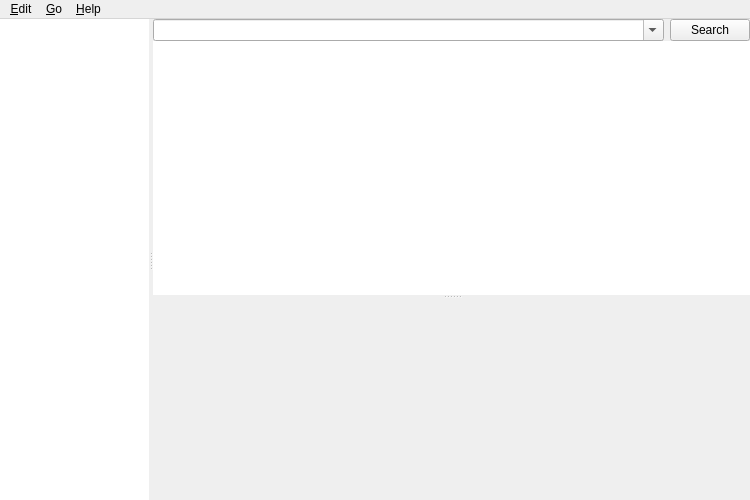
<?xml version="1.0" encoding="UTF-8"?>
<ui version="4.0">
 <class>Dialog</class>
 <widget class="QMainWindow" name="Dialog">
  <property name="geometry">
   <rect>
    <x>0</x>
    <y>0</y>
    <width>750</width>
    <height>500</height>
   </rect>
  </property>
  <property name="minimumSize">
   <size>
    <width>750</width>
    <height>500</height>
   </size>
  </property>
  <property name="windowTitle">
   <string>Browser</string>
  </property>
  <property name="windowIcon">
   <iconset resource="icons.qrc">
    <normaloff>:/icons/find.png</normaloff>:/icons/find.png</iconset>
  </property>
  <widget class="QWidget" name="centralwidget">
   <layout class="QVBoxLayout" name="verticalLayout_3">
    <property name="spacing">
     <number>0</number>
    </property>
    <property name="margin">
     <number>0</number>
    </property>
    <item>
     <widget class="QSplitter" name="splitter_2">
      <property name="orientation">
       <enum>Qt::Horizontal</enum>
      </property>
      <widget class="QTreeWidget" name="tree">
       <property name="sizePolicy">
        <sizepolicy hsizetype="Expanding" vsizetype="Expanding">
         <horstretch>1</horstretch>
         <verstretch>0</verstretch>
        </sizepolicy>
       </property>
       <property name="frameShape">
        <enum>QFrame::NoFrame</enum>
       </property>
       <attribute name="headerVisible">
        <bool>false</bool>
       </attribute>
       <column>
        <property name="text">
         <string notr="true">1</string>
        </property>
       </column>
      </widget>
      <widget class="QSplitter" name="splitter">
       <property name="sizePolicy">
        <sizepolicy hsizetype="Preferred" vsizetype="Expanding">
         <horstretch>4</horstretch>
         <verstretch>0</verstretch>
        </sizepolicy>
       </property>
       <property name="orientation">
        <enum>Qt::Vertical</enum>
       </property>
       <widget class="QWidget" name="widget" native="true">
        <property name="sizePolicy">
         <sizepolicy hsizetype="Expanding" vsizetype="Preferred">
          <horstretch>3</horstretch>
          <verstretch>1</verstretch>
         </sizepolicy>
        </property>
        <layout class="QVBoxLayout" name="verticalLayout_2">
         <property name="spacing">
          <number>0</number>
         </property>
         <property name="margin">
          <number>0</number>
         </property>
         <item>
          <layout class="QGridLayout" name="gridLayout">
           <property name="horizontalSpacing">
            <number>6</number>
           </property>
           <property name="verticalSpacing">
            <number>0</number>
           </property>
           <property name="leftMargin">
            <number>0</number>
           </property>
           <property name="topMargin">
            <number>0</number>
           </property>
           <property name="rightMargin">
            <number>0</number>
           </property>
           <item row="0" column="1">
            <widget class="QPushButton" name="searchButton">
             <property name="text">
              <string>Search</string>
             </property>
            </widget>
           </item>
           <item row="0" column="0">
            <widget class="QComboBox" name="searchEdit">
             <property name="sizePolicy">
              <sizepolicy hsizetype="Expanding" vsizetype="Fixed">
               <horstretch>9</horstretch>
               <verstretch>0</verstretch>
              </sizepolicy>
             </property>
             <property name="editable">
              <bool>true</bool>
             </property>
             <property name="insertPolicy">
              <enum>QComboBox::NoInsert</enum>
             </property>
            </widget>
           </item>
          </layout>
         </item>
         <item>
          <widget class="QTableView" name="tableView">
           <property name="sizePolicy">
            <sizepolicy hsizetype="Expanding" vsizetype="Expanding">
             <horstretch>9</horstretch>
             <verstretch>1</verstretch>
            </sizepolicy>
           </property>
           <property name="minimumSize">
            <size>
             <width>0</width>
             <height>150</height>
            </size>
           </property>
           <property name="contextMenuPolicy">
            <enum>Qt::ActionsContextMenu</enum>
           </property>
           <property name="frameShape">
            <enum>QFrame::NoFrame</enum>
           </property>
           <property name="frameShadow">
            <enum>QFrame::Plain</enum>
           </property>
           <property name="horizontalScrollBarPolicy">
            <enum>Qt::ScrollBarAsNeeded</enum>
           </property>
           <property name="editTriggers">
            <set>QAbstractItemView::NoEditTriggers</set>
           </property>
           <property name="tabKeyNavigation">
            <bool>false</bool>
           </property>
           <property name="alternatingRowColors">
            <bool>true</bool>
           </property>
           <property name="selectionBehavior">
            <enum>QAbstractItemView::SelectRows</enum>
           </property>
           <attribute name="horizontalHeaderCascadingSectionResizes">
            <bool>true</bool>
           </attribute>
           <attribute name="horizontalHeaderHighlightSections">
            <bool>false</bool>
           </attribute>
           <attribute name="horizontalHeaderMinimumSectionSize">
            <number>20</number>
           </attribute>
           <attribute name="horizontalHeaderShowSortIndicator" stdset="0">
            <bool>true</bool>
           </attribute>
          </widget>
         </item>
        </layout>
       </widget>
       <widget class="QWidget" name="verticalLayoutWidget">
        <layout class="QVBoxLayout" name="verticalLayout" stretch="0">
         <property name="spacing">
          <number>0</number>
         </property>
         <property name="leftMargin">
          <number>0</number>
         </property>
         <property name="topMargin">
          <number>1</number>
         </property>
         <property name="rightMargin">
          <number>0</number>
         </property>
         <property name="bottomMargin">
          <number>0</number>
         </property>
         <item>
          <layout class="QHBoxLayout" name="horizontalLayout2">
           <property name="spacing">
            <number>0</number>
           </property>
           <item>
            <widget class="QWidget" name="fieldsArea" native="true">
             <property name="sizePolicy">
              <sizepolicy hsizetype="Preferred" vsizetype="Expanding">
               <horstretch>0</horstretch>
               <verstretch>1</verstretch>
              </sizepolicy>
             </property>
             <property name="minimumSize">
              <size>
               <width>50</width>
               <height>200</height>
              </size>
             </property>
            </widget>
           </item>
          </layout>
         </item>
        </layout>
       </widget>
      </widget>
     </widget>
    </item>
   </layout>
  </widget>
  <widget class="QMenuBar" name="menubar">
   <property name="geometry">
    <rect>
     <x>0</x>
     <y>0</y>
     <width>750</width>
     <height>22</height>
    </rect>
   </property>
   <widget class="QMenu" name="menuEdit">
    <property name="title">
     <string>&amp;Edit</string>
    </property>
    <addaction name="actionUndo"/>
    <addaction name="separator"/>
    <addaction name="actionReschedule"/>
    <addaction name="actionReposition"/>
    <addaction name="separator"/>
    <addaction name="actionChangeModel"/>
    <addaction name="separator"/>
    <addaction name="actionSelectAll"/>
    <addaction name="actionSelectNotes"/>
    <addaction name="actionInvertSelection"/>
    <addaction name="separator"/>
    <addaction name="actionFindDuplicates"/>
    <addaction name="actionFindReplace"/>
    <addaction name="separator"/>
    <addaction name="actionOptions"/>
   </widget>
   <widget class="QMenu" name="menuJump">
    <property name="title">
     <string>&amp;Go</string>
    </property>
    <addaction name="actionFind"/>
    <addaction name="actionTags"/>
    <addaction name="actionNote"/>
    <addaction name="actionCardList"/>
    <addaction name="separator"/>
    <addaction name="actionFirstCard"/>
    <addaction name="actionPreviousCard"/>
    <addaction name="actionNextCard"/>
    <addaction name="actionLastCard"/>
   </widget>
   <widget class="QMenu" name="menu_Help">
    <property name="title">
     <string>&amp;Help</string>
    </property>
    <addaction name="actionGuide"/>
   </widget>
   <addaction name="menuEdit"/>
   <addaction name="menuJump"/>
   <addaction name="menu_Help"/>
  </widget>
  <action name="actionReschedule">
   <property name="icon">
    <iconset resource="icons.qrc">
     <normaloff>:/icons/view-pim-calendar.png</normaloff>:/icons/view-pim-calendar.png</iconset>
   </property>
   <property name="text">
    <string>&amp;Reschedule...</string>
   </property>
  </action>
  <action name="actionSelectAll">
   <property name="text">
    <string>Select &amp;All</string>
   </property>
   <property name="shortcut">
    <string>Ctrl+A</string>
   </property>
  </action>
  <action name="actionUndo">
   <property name="icon">
    <iconset resource="icons.qrc">
     <normaloff>:/icons/edit-undo.png</normaloff>:/icons/edit-undo.png</iconset>
   </property>
   <property name="text">
    <string>&amp;Undo</string>
   </property>
   <property name="shortcut">
    <string>Ctrl+Z</string>
   </property>
  </action>
  <action name="actionInvertSelection">
   <property name="text">
    <string>&amp;Invert Selection</string>
   </property>
  </action>
  <action name="actionFind">
   <property name="icon">
    <iconset>
     <normaloff>:/icons/document-preview.png</normaloff>:/icons/document-preview.png</iconset>
   </property>
   <property name="text">
    <string>&amp;Find</string>
   </property>
   <property name="shortcut">
    <string>Ctrl+F</string>
   </property>
  </action>
  <action name="actionNote">
   <property name="icon">
    <iconset>
     <normaloff>:/icons/Anki_Fact.png</normaloff>:/icons/Anki_Fact.png</iconset>
   </property>
   <property name="text">
    <string>N&amp;ote</string>
   </property>
   <property name="shortcut">
    <string>Ctrl+Shift+F</string>
   </property>
  </action>
  <action name="actionNextCard">
   <property name="icon">
    <iconset resource="icons.qrc">
     <normaloff>:/icons/go-next.png</normaloff>:/icons/go-next.png</iconset>
   </property>
   <property name="text">
    <string>&amp;Next Card</string>
   </property>
   <property name="shortcut">
    <string>Ctrl+N</string>
   </property>
  </action>
  <action name="actionPreviousCard">
   <property name="icon">
    <iconset resource="icons.qrc">
     <normaloff>:/icons/go-previous.png</normaloff>:/icons/go-previous.png</iconset>
   </property>
   <property name="text">
    <string>&amp;Previous Card</string>
   </property>
   <property name="shortcut">
    <string>Ctrl+P</string>
   </property>
  </action>
  <action name="actionGuide">
   <property name="icon">
    <iconset resource="icons.qrc">
     <normaloff>:/icons/help.png</normaloff>:/icons/help.png</iconset>
   </property>
   <property name="text">
    <string>&amp;Guide</string>
   </property>
   <property name="shortcut">
    <string>F1</string>
   </property>
  </action>
  <action name="actionChangeModel">
   <property name="icon">
    <iconset resource="icons.qrc">
     <normaloff>:/icons/system-software-update.png</normaloff>:/icons/system-software-update.png</iconset>
   </property>
   <property name="text">
    <string>Change Note Type...</string>
   </property>
   <property name="shortcut">
    <string>Ctrl+Shift+M</string>
   </property>
  </action>
  <action name="actionSelectNotes">
   <property name="text">
    <string>Select &amp;Notes</string>
   </property>
   <property name="shortcut">
    <string>Ctrl+Shift+A</string>
   </property>
  </action>
  <action name="actionFindReplace">
   <property name="icon">
    <iconset resource="icons.qrc">
     <normaloff>:/icons/edit-find-replace.png</normaloff>:/icons/edit-find-replace.png</iconset>
   </property>
   <property name="text">
    <string>Find and Re&amp;place...</string>
   </property>
   <property name="shortcut">
    <string>Ctrl+Alt+F</string>
   </property>
  </action>
  <action name="actionCram">
   <property name="icon">
    <iconset resource="icons.qrc">
     <normaloff>:/icons/view-pim-calendar.png</normaloff>:/icons/view-pim-calendar.png</iconset>
   </property>
   <property name="text">
    <string>&amp;Cram...</string>
   </property>
  </action>
  <action name="actionOptions">
   <property name="text">
    <string>Browser Options...</string>
   </property>
  </action>
  <action name="actionTags">
   <property name="icon">
    <iconset resource="icons.qrc">
     <normaloff>:/icons/anki-tag.png</normaloff>:/icons/anki-tag.png</iconset>
   </property>
   <property name="text">
    <string>Fil&amp;ters</string>
   </property>
   <property name="shortcut">
    <string>Ctrl+Shift+T</string>
   </property>
  </action>
  <action name="actionCardList">
   <property name="icon">
    <iconset>
     <normaloff>:/icons/generate_07.png</normaloff>:/icons/generate_07.png</iconset>
   </property>
   <property name="text">
    <string>Card List</string>
   </property>
   <property name="shortcut">
    <string>Ctrl+Shift+L</string>
   </property>
  </action>
  <action name="actionFindDuplicates">
   <property name="icon">
    <iconset resource="icons.qrc">
     <normaloff>:/icons/edit-find 2.png</normaloff>:/icons/edit-find 2.png</iconset>
   </property>
   <property name="text">
    <string>Find &amp;Duplicates...</string>
   </property>
  </action>
  <action name="actionReposition">
   <property name="icon">
    <iconset resource="icons.qrc">
     <normaloff>:/icons/view-sort-ascending.png</normaloff>:/icons/view-sort-ascending.png</iconset>
   </property>
   <property name="text">
    <string>Reposition...</string>
   </property>
  </action>
  <action name="actionFirstCard">
   <property name="icon">
    <iconset resource="icons.qrc">
     <normaloff>:/icons/arrow-up.png</normaloff>:/icons/arrow-up.png</iconset>
   </property>
   <property name="text">
    <string>First Card</string>
   </property>
   <property name="shortcut">
    <string>Home</string>
   </property>
  </action>
  <action name="actionLastCard">
   <property name="icon">
    <iconset resource="icons.qrc">
     <normaloff>:/icons/arrow-down.png</normaloff>:/icons/arrow-down.png</iconset>
   </property>
   <property name="text">
    <string>Last Card</string>
   </property>
   <property name="shortcut">
    <string>End</string>
   </property>
  </action>
 </widget>
 <resources>
  <include location="icons.qrc"/>
 </resources>
 <connections>
  <connection>
   <sender>actionSelectAll</sender>
   <signal>triggered()</signal>
   <receiver>tableView</receiver>
   <slot>selectAll()</slot>
   <hints>
    <hint type="sourcelabel">
     <x>-1</x>
     <y>-1</y>
    </hint>
    <hint type="destinationlabel">
     <x>299</x>
     <y>279</y>
    </hint>
   </hints>
  </connection>
 </connections>
</ui>
